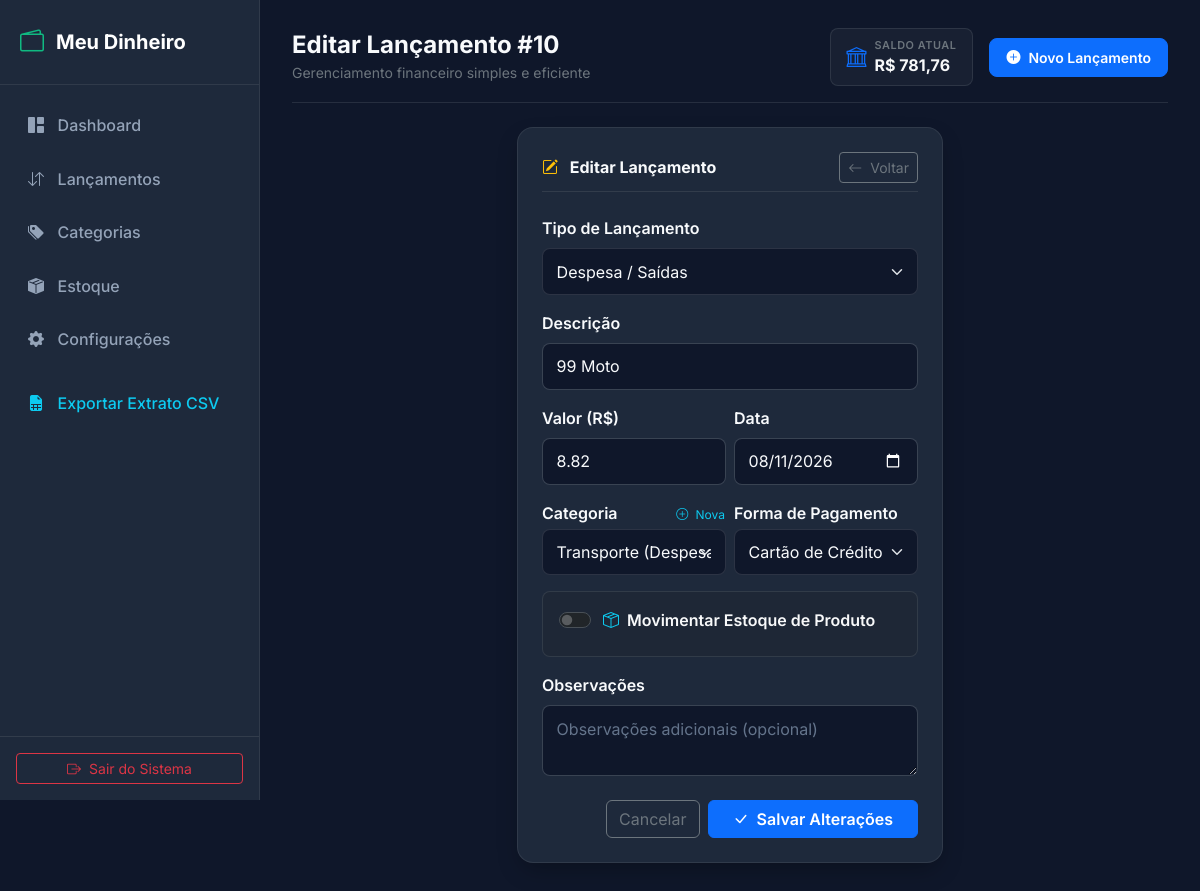
The page /transacoes/10/editar/ (signed in) on the database its author committed.
### financas/models.py (models this page shows, shortened)
class Transaction(models.Model):
    TRANSACTION_TYPES = [
        ('INCOME', 'Receita / Entradas'),
        ('EXPENSE', 'Despesa / Saídas'),
    ]
    PAYMENT_METHODS = [
        ('PIX', 'Pix'),
        ('CARTAO_CREDITO', 'Cartão de Crédito'),
        ('CARTAO_DEBITO', 'Cartão de Débito'),
        ('DINHEIRO', 'Dinheiro'),
        ('TRANSFERENCIA', 'Transferência'),
        ('OUTRO', 'Outro'),
    ]
    user = models.ForeignKey(User, on_delete=models.CASCADE, related_name='transactions')
    type = models.CharField(max_length=10, choices=TRANSACTION_TYPES, verbose_name="Tipo")
    description = models.CharField(max_length=255, verbose_name="Descrição")
    amount = models.DecimalField(max_digits=12, decimal_places=2, verbose_name="Valor (R$)")
    date = models.DateField(verbose_name="Data")
    category = models.ForeignKey(
        Category,
        on_delete=models.SET_NULL,
        null=True,
        blank=True,
        related_name='transactions',
        verbose_name="Categoria"
    )
    payment_method = models.CharField(
        max_length=20,
        choices=PAYMENT_METHODS,
        default='PIX',
        verbose_name="Forma de Pagamento"
    )
    notes = models.TextField(blank=True, null=True, verbose_name="Observações")
    affects_stock = models.BooleanField(default=False, verbose_name="Afeta Estoque?")
    product = models.ForeignKey(
        Product,
        on_delete=models.SET_NULL,
        null=True,
        blank=True,
        related_name='transactions',
        verbose_name="Produto"
    )
    quantity = models.DecimalField(
        max_digits=12,
        decimal_places=2,
        null=True,
        blank=True,
        verbose_name="Quantidade"
    )
    created_at = models.DateTimeField(auto_now_add=True)
    updated_at = models.DateTimeField(auto_now=True)
    class Meta:
        verbose_name = "Transação"
        verbose_name_plural = "Transações"
        ordering = ['-date', '-created_at']

class UserProfile(models.Model):
    user = models.OneToOneField(User, on_delete=models.CASCADE, related_name='profile')
    initial_balance = models.DecimalField(
        max_digits=12,
        decimal_places=2,
        default=Decimal('0.00'),
        verbose_name="Saldo Inicial / de Partida"
    )
    currency = models.CharField(max_length=5, default="R$", verbose_name="Moeda")
    def get_total_income_all_time(self):
        total = self.user.transactions.filter(type='INCOME').aggregate(Sum('amount'))['amount__sum']
        return total or Decimal('0.00')
    def get_total_expense_all_time(self):
        total = self.user.transactions.filter(type='EXPENSE').aggregate(Sum('amount'))['amount__sum']
        return total or Decimal('0.00')
    def get_current_balance(self):
        return self.initial_balance + self.get_total_income_all_time() - self.get_total_expense_all_time()

### financas/views.py (the view)
# urls.py: path('transacoes/<int:pk>/editar/', views.transaction_edit_view, name='transaction_edit'),
@login_required
def transaction_edit_view(request, pk):
    transaction = get_object_or_404(Transaction, pk=pk, user=request.user)
    if request.method == 'POST':
        form = TransactionForm(request.POST, instance=transaction, user=request.user)
        if form.is_valid():
            form.save()
            messages.success(request, 'Transação atualizada com sucesso!')
            return redirect(request.POST.get('next', 'transactions'))
        else:
            messages.error(request, 'Erro ao atualizar transação.')
    else:
        form = TransactionForm(instance=transaction, user=request.user)
    return render(request, 'financas/transaction_form.html', {'form': form, 'transaction': transaction})

### financas/context_processors.py (called while the page is built)
def global_finance_context(request):
    if not request.user.is_authenticated:
        return {}
    profile, _ = UserProfile.objects.get_or_create(user=request.user)
    categories = Category.objects.filter(
        Q(user=request.user) | Q(is_default=True)
    ).order_by('type', 'name')
    products = Product.objects.filter(user=request.user).order_by('name')
    return {
        'global_categories': categories,
        'global_products': products,
        'current_balance': profile.get_current_balance(),
    }

### financas/models.py (called while the page is built)
    def __str__(self):
        return f"{self.name} ({self.get_type_display()})"

    def __str__(self):
        return f"{self.name} ({self.unit})"

    def get_current_stock(self):
        entries = self.transactions.filter(affects_stock=True, type='EXPENSE').aggregate(Sum('quantity'))['quantity__sum'] or Decimal('0.00')
        exits = self.transactions.filter(affects_stock=True, type='INCOME').aggregate(Sum('quantity'))['quantity__sum'] or Decimal('0.00')
        return entries - exits

### templates/financas/transaction_form.html (shortened to what this page needs)
{% extends 'base.html' %}
{% load static %}
{% block page_title %}Editar Lançamento #{{ transaction.id }}{% endblock %}
{% block content %}
<div class="row justify-content-center">
  <div class="col-12 col-md-8 col-lg-6">
    <div class="card-custom p-4">
      <div class="d-flex align-items-center justify-content-between mb-4 pb-2 border-bottom border-secondary border-opacity-25">
        <h5 class="h6 mb-0 fw-bold"><i class="bi bi-pencil-square text-warning me-2"></i> Editar Lançamento</h5>
        <a href="{% url 'transactions' %}" class="btn btn-outline-secondary btn-sm"><i class="bi bi-arrow-left me-1"></i> Voltar</a>
      </div>
      <form method="post">
        <div class="mb-3">
          <label class="form-label fw-semibold">Tipo de Lançamento</label>
          {{ form.type }}
        </div>
        <div class="mb-3">
          <label class="form-label fw-semibold">Descrição</label>
          {{ form.description }}
        </div>
        <div class="row g-2 mb-3">
          <div class="col-6">
            <label class="form-label fw-semibold">Valor (R$)</label>
            {{ form.amount }}
          </div>
          <div class="col-6">
            <label class="form-label fw-semibold">Data</label>
            {{ form.date }}
          </div>
        </div>
        <div class="row g-2 mb-3">
          <div class="col-6">
            <div class="d-flex align-items-center justify-content-between">
              <label class="form-label fw-semibold mb-1">Categoria</label>
              <button type="button" class="btn btn-link btn-sm p-0 text-decoration-none text-info" style="font-size: 0.75rem;" data-bs-toggle="modal" data-bs-target="#quickCategoryModal">
                <i class="bi bi-plus-circle me-1"></i> Nova
              </button>
            </div>
            {{ form.category }}
          </div>
          <div class="col-6">
            <label class="form-label fw-semibold mb-1">Forma de Pagamento</label>
            {{ form.payment_method }}
          </div>
        </div>
        <div class="p-3 mb-3 border border-secondary border-opacity-25 rounded-3 bg-dark bg-opacity-25">
          <div class="form-check form-switch mb-2">
            {{ form.affects_stock }}
            <label class="form-check-label fw-semibold text-light ms-1" for="id_affects_stock">
              <i class="bi bi-box-seam me-1 text-info"></i> Movimentar Estoque de Produto
            </label>
          </div>
        </div>
        <div class="mb-4">
          <label class="form-label fw-semibold">Observações</label>
          {{ form.notes }}
        </div>
        <div class="d-flex justify-content-end gap-2">
          <a href="{% url 'transactions' %}" class="btn btn-outline-secondary">Cancelar</a>
          <button type="submit" class="btn btn-primary fw-semibold px-4"><i class="bi bi-check-lg me-1"></i> Salvar Alterações</button>
        </div>
      </form>
    </div>
  </div>
</div>
{% endblock %}

### templates/base.html (shortened to what this page needs)
{% load static %}
<!DOCTYPE html>
<html lang="pt-br" data-bs-theme="dark">
<head>
  <link href="https://cdn.jsdelivr.net/npm/bootstrap@5.3.3/dist/css/bootstrap.min.css" rel="stylesheet">
  <link rel="stylesheet" href="https://cdn.jsdelivr.net/npm/bootstrap-icons@1.11.3/font/bootstrap-icons.min.css">
  <link rel="stylesheet" href="{% static 'css/custom.css' %}">
</head>
<body>
  <aside class="sidebar" id="sidebar">
    <div class="brand-logo">
      <i class="bi bi-wallet2"></i>
      <span>Meu Dinheiro</span>
    </div>
    <nav class="nav-menu">
      <a href="{% url 'dashboard' %}" class="nav-link-custom {% if request.resolver_match.url_name == 'dashboard' %}active{% endif %}">
        <i class="bi bi-grid-1x2-fill"></i>
        <span>Dashboard</span>
      </a>
      <a href="{% url 'transactions' %}" class="nav-link-custom {% if request.resolver_match.url_name == 'transactions' %}active{% endif %}">
        <i class="bi bi-arrow-down-up"></i>
        <span>Lançamentos</span>
      </a>
      <a href="{% url 'categories' %}" class="nav-link-custom {% if request.resolver_match.url_name == 'categories' %}active{% endif %}">
        <i class="bi bi-tags-fill"></i>
        <span>Categorias</span>
      </a>
      <a href="{% url 'stock' %}" class="nav-link-custom {% if request.resolver_match.url_name == 'stock' %}active{% endif %}">
        <i class="bi bi-box-seam-fill"></i>
        <span>Estoque</span>
      </a>
      <a href="{% url 'settings' %}" class="nav-link-custom {% if request.resolver_match.url_name == 'settings' %}active{% endif %}">
        <i class="bi bi-gear-fill"></i>
        <span>Configurações</span>
      </a>
      <a href="{% url 'export_csv' %}" class="nav-link-custom text-info mt-3">
        <i class="bi bi-file-earmark-spreadsheet-fill"></i>
        <span>Exportar Extrato CSV</span>
      </a>
    </nav>
    <div class="p-3 border-top border-secondary border-opacity-25">
      <form method="post" action="{% url 'logout' %}">
        <button type="submit" class="btn btn-outline-danger w-100 btn-sm d-flex align-items-center justify-content-center gap-2">
          <i class="bi bi-box-arrow-right"></i> Sair do Sistema
        </button>
      </form>
    </div>
  </aside>
  <main class="main-content">
    <header class="d-flex align-items-center justify-content-between mb-4 pb-3 border-bottom border-secondary border-opacity-25">
      <div class="d-flex align-items-center gap-3">
        <div>
          <h1 class="h4 mb-0 fw-bold">{% block page_title %}Dashboard{% endblock %}</h1>
          <small class="text-secondary d-none d-sm-inline">Gerenciamento financeiro simples e eficiente</small>
        </div>
      </div>
      <div class="d-flex align-items-center gap-3">
        <div class="px-3 py-2 rounded-3 bg-secondary bg-opacity-10 border border-secondary border-opacity-25 d-flex align-items-center gap-2">
          <i class="bi bi-bank text-primary fs-5"></i>
          <div>
            <div class="text-uppercase text-secondary fw-semibold" style="font-size: 0.68rem; letter-spacing: 0.05em;">Saldo Atual</div>
            <div class="fw-bold fs-6 text-light">R$ {{ current_balance|default:user.profile.get_current_balance|floatformat:2 }}</div>
          </div>
        </div>
        <button type="button" class="btn btn-primary btn-sm px-3 py-2 rounded-3 d-flex align-items-center gap-2 fw-semibold" data-bs-toggle="modal" data-bs-target="#quickAddModal">
          <i class="bi bi-plus-circle-fill"></i>
          <span class="d-none d-md-inline">Novo Lançamento</span>
        </button>
      </div>
    </header>
    {% block content %}{% endblock %}
  </main>
</body>
</html>

### static/css/custom.css (style rules this page uses)
:root { --bg-primary: #0f172a; --bg-card: #1e293b; --bg-card-hover: #334155; --text-main: #f8fafc; --text-muted: #94a3b8; --border-color: rgba(255, 255, 255, 0.08); --accent-income: #10b981; --accent-income-soft: rgba(16, 185, 129, 0.15); --accent-expense: #f43f5e; --accent-expense-soft: rgba(244, 63, 94, 0.15); --accent-net: #6366f1; --accent-net-soft: rgba(99, 102, 241, 0.15); --accent-balance: #3b82f6; --accent-balance-soft: rgba(59, 130, 246, 0.15); --font-family: 'Inter', -apple-system, BlinkMacSystemFont, 'Segoe UI', Roboto, sans-serif; }
body { background-color: var(--bg-primary); color: var(--text-main); font-family: var(--font-family); min-height: 100vh; margin: 0; display: flex; flex-direction: column; }
.sidebar { width: 260px; background: #1e293b; border-right: 1px solid var(--border-color); min-height: 100vh; position: fixed; top: 0; left: 0; z-index: 1000; display: flex; flex-direction: column; transition: all 0.3s ease; }
.main-content { margin-left: 260px; flex: 1; padding: 1.75rem 2rem; }
.brand-logo { padding: 1.5rem 1.25rem; font-size: 1.25rem; font-weight: 700; color: #fff; display: flex; align-items: center; gap: 0.75rem; border-bottom: 1px solid var(--border-color); }
.brand-logo i { font-size: 1.5rem; color: var(--accent-income); }
.nav-menu { padding: 1rem 0.75rem; flex: 1; }
.nav-link-custom { display: flex; align-items: center; gap: 0.85rem; padding: 0.75rem 1rem; color: var(--text-muted); font-weight: 500; border-radius: 0.5rem; text-decoration: none; transition: all 0.2s ease; margin-bottom: 0.35rem; }
.card-custom { background: var(--bg-card); border: 1px solid var(--border-color); border-radius: 1rem; box-shadow: 0 10px 25px -5px rgba(0, 0, 0, 0.3); transition: transform 0.2s ease, box-shadow 0.2s ease; }
.form-control, .form-select { background-color: #0f172a !important; border: 1px solid rgba(255, 255, 255, 0.12) !important; color: #f8fafc !important; border-radius: 0.5rem; padding: 0.65rem 0.85rem; }
.form-control::placeholder { color: #64748b !important; }

### rows shown on the page
Transaction: type "Despesa / Saídas", description "99 Moto", amount "8.82", date "08/11/2026", category "Transporte (Despesa / Saídas)", payment_method "Cartão de Crédito"

### other values the page prints
{{ current_balance|default:user.profile.get_current_balance|floatformat:2 }} "781,76"
